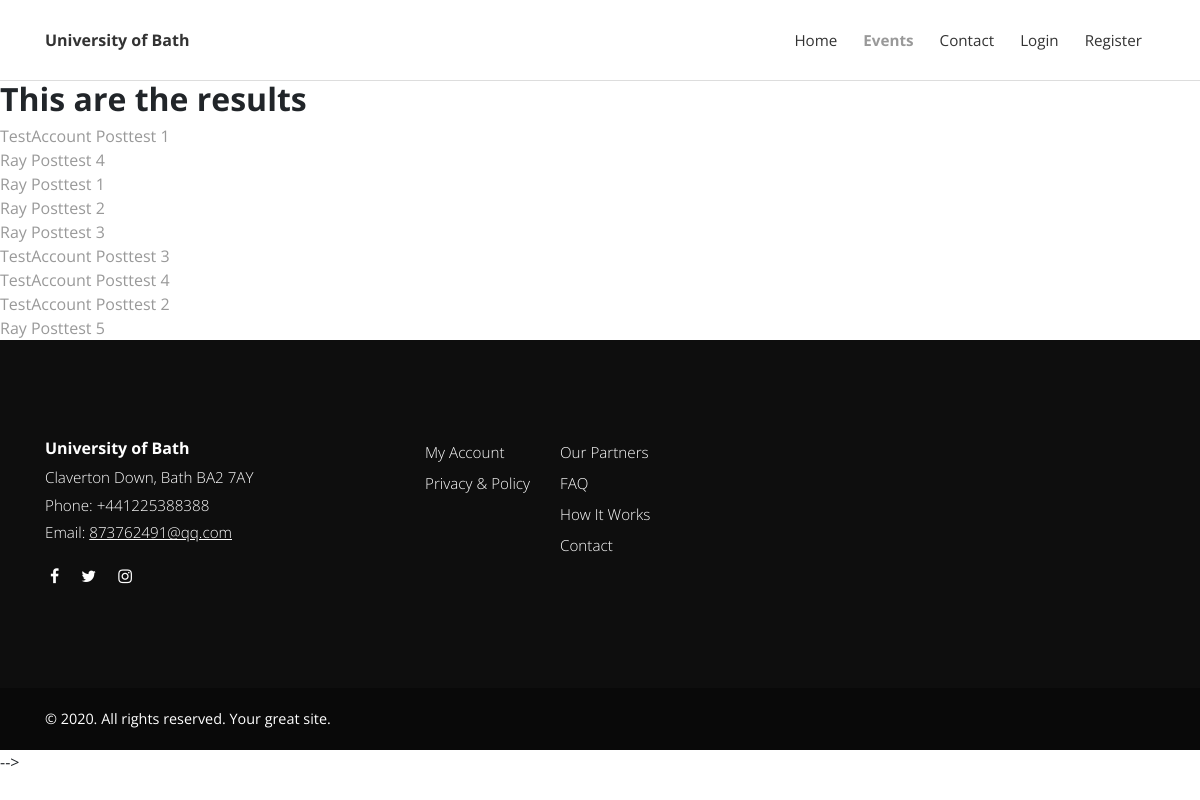
The app's page /search/ with its own data.
### posts/models.py (models this page shows, shortened)
class Post(models.Model):
    categories = models.ManyToManyField(Category)
    title = models.CharField(max_length=100)
    overview = models.TextField()
    author = models.ForeignKey(Profile, on_delete=models.CASCADE)
    timestamp = models.DateTimeField(auto_now_add=True) # when it created
    comment_count = models.IntegerField(default=0)
    view_count = models.IntegerField(default=0)
    thumbnail = models.ImageField(default='default_thumbnail.jpeg')
    content = HTMLField()
    featured = models.BooleanField(default=True)
    previous_post = models.ForeignKey('self', related_name='previous', on_delete=models.SET_NULL, blank=True, null=True)
    next_post = models.ForeignKey('self', related_name='next', on_delete=models.SET_NULL, blank=True, null=True)
    def get_absolute_url(self):
        return reverse('post-detail', kwargs={
            'id': self.id
        })

### posts/views.py (the view)
# urls.py: path('search/', search, name='search'),
def search(request):
    queryset = Post.objects.all()
    query = request.GET.get('q')
    if query:
        queryset = queryset.filter(
            Q(title__icontains=query)|  # or
            Q(overview__icontains=query)
        ).distinct()  # if the same post, only get one
    context = {
        'queryset': queryset
    }
    return render(request, 'search_results.html', context)

### templates/search_results.html
{% extends "base.html"%}
{% load static %}
{% block content %}
<h2>This are the results</h2>
{% for post in queryset %}
<a href="{{post.get_absolute_url}}">{{post.title}}</a>
<br>
{% endfor %}
{% endblock %}

### static_in_env/css/style.default.css (style rules this page uses)
body { overflow-x: hidden; }
a, i, span { display: inline-block; text-decoration: none; -webkit-transition: all 0.3s; transition: all 0.3s; }
h1, h2, h3, h4, h5, h6 { margin-bottom: 15px; }
body { font-family: "Open Sans", sans-serif; font-size: 1rem; font-weight: normal; line-height: 1.5; color: #212529; background-color: #fff; }
a { color: #999; text-decoration: none; }
h1, h2, h3, h4, h5, h6, .h1, .h2, .h3, .h4, .h5, .h6 { margin-bottom: 0.5rem; font-family: inherit; font-weight: 700; line-height: 1.1; color: inherit; }
h2, .h2 { font-size: 2rem; }

### records on screen
Post: title "TestAccount Posttest 1"
Post: title "Ray Posttest 4"
Post: title "Ray Posttest 1"
Post: title "Ray Posttest 2"
Post: title "Ray Posttest 3"
Post: title "TestAccount Posttest 3"
Post: title "TestAccount Posttest 4"
Post: title "TestAccount Posttest 2"
Post: title "Ray Posttest 5"
